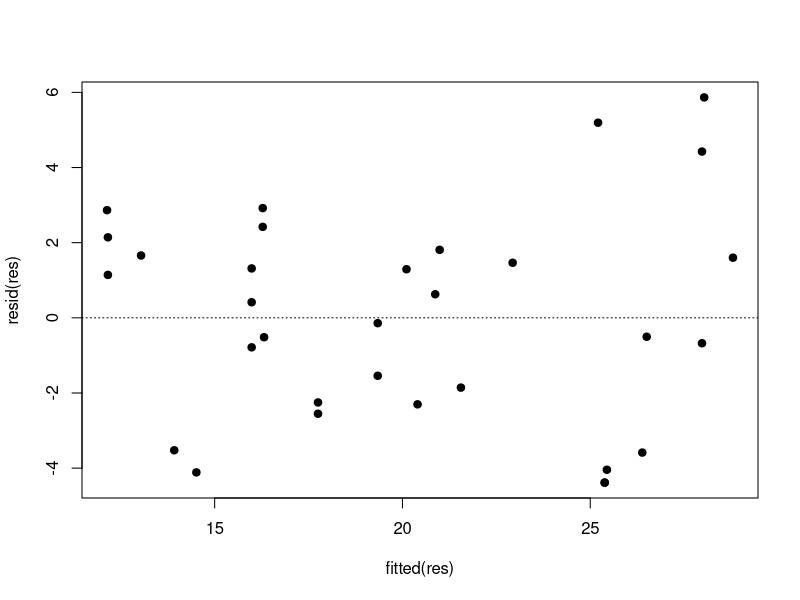
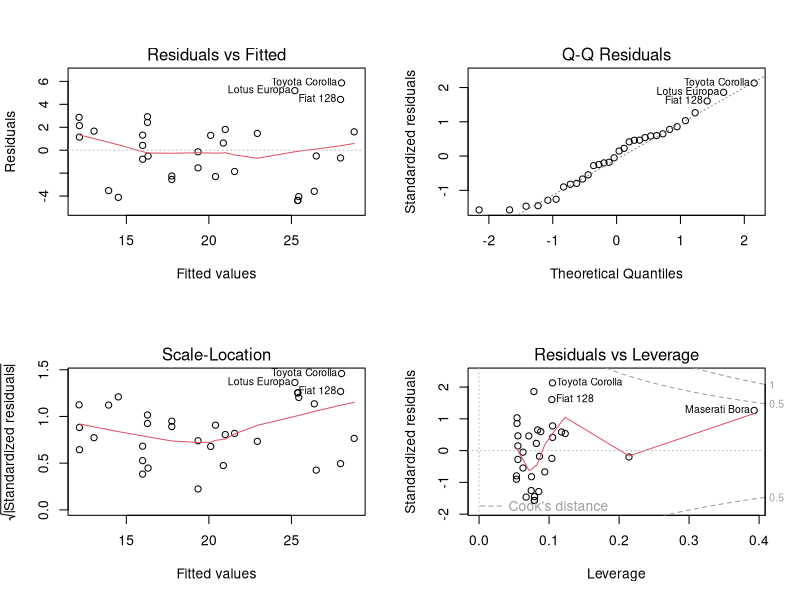
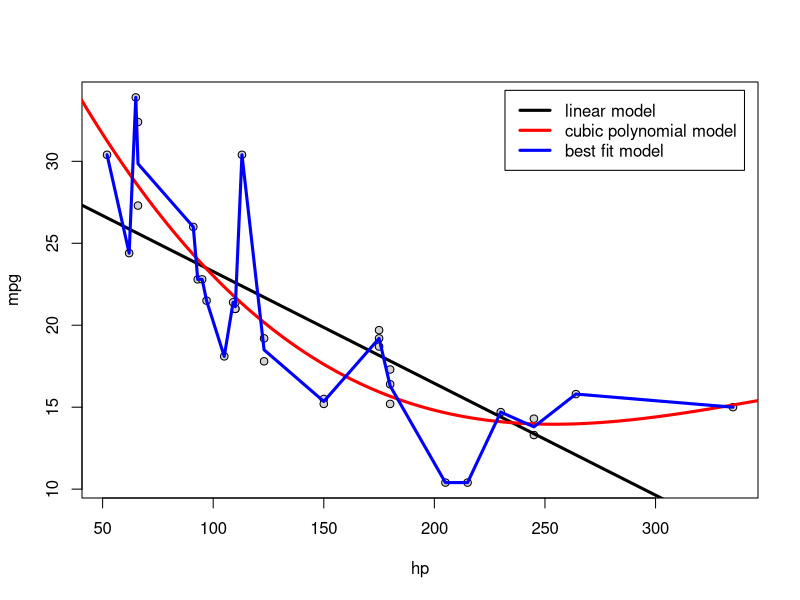

These figures' R source, in order:
############################################################################

# Open Online R Stream (https://www.wvbauer.com/doku.php/live_streams)
#
# By:   Wolfgang Viechtbauer (https://www.wvbauer.com)
# Date: 2023-11-02
#
# Topic(s):
# - An Introduction to R
#   https://cran.r-project.org/doc/manuals/r-release/R-intro.html
# - Section(s): 11.3 - 11.5
#
# last updated: 2023-11-08

############################################################################

## 11.3 Generic functions for extracting model information

# inspect the mtcars dataset again
mtcars

# fit a linear regression model predicting the miles per gallon (mpg) of the
# cars from their horsepower (hp) and whether it is an automatic or manual
# transmission (am; 0 = automatic, 1 = manual)
res <- lm(mpg ~ hp + am, data=mtcars)

# print the 'res' object
res

# the above is the same as calling the print() function on the object
print(res)

# as we can see, printing the 'res' object is rather uninformative; all this
# gives us info about the model that was fitted and the model coefficients

# the lm() function returns an object of class 'lm'
class(res)

# this is a list
is.list(res)

# if we just want to see what is inside of this list object, we can remove the
# class and just print the raw list contents
unclass(res)

# to get more information about the fitted model, use summary()
summary(res)

# we can extract the coefficients with coef()
coef(res)

# so we could manually compute the predicted average gas mileage of cars with
# hp=100 and am=1 (i.e., with manual transmission) as follows
b <- coef(res)
b[[1]] + b[[2]]*100 + b[[3]]*1

# as we saw earlier, res has an element called 'coefficients' and this is
# really just what coef() is extracting from res
res$coefficients

# note: if possible, use 'extractor functions' like coef() to get at elements
# inside model objects; then you don't have to worry about how things are
# stored internally in such objects

# extract the variance-covariance matrix of the coefficients
vcov(res)

# the square-root of the diagonal elements of this matrix are the standard
# errors of the regression coefficients (as shown in summary(res))
sqrt(diag(vcov(res)))

# extract the residuals
resid(res)

# extract the standardized residuals
rstandard(res)

# extract the fitted values
fitted(res)

# plot of the fitted values versus residuals
plot(fitted(res), resid(res), pch=19)
abline(h=0, lty="dotted")

# we can also directly call plot() on the model object
par(mfrow=c(2,2))
plot(res)
par(mfrow=c(1,1))

# this gives four different plots:
#
# 1) plot of the fitted values versus residuals
# 2) qq-plot of the standardized residuals
# 3) plot of the fitted values versus the square-root of the absolute value of
#    the standardized residuals
# 4) plot of the 'leverage' of the points versus the standardized residuals
#
# these different plots have different diagnostic purposes; to read a bit more
# about these plots (and others that can be created with plot() here), see:
help(plot.lm)

# above, we computed a predicted value manually; but we can use predict() to
# do the computations more conveniently
predict(res, newdata=data.frame(hp=100, am=1))

# with this, we can easily compute multiple predicted values simultaneously
predict(res, newdata=data.frame(hp=seq(60,200,by=20), am=1))

# look at the documentation of the predict method for lm objects
help(predict.lm)

# we see that we can get confidence intervals for the predictions by setting
# the 'interval' argument to "confidence" (with 95% CIs being the default)
predict(res, newdata=data.frame(hp=seq(60,200,by=20), am=1), interval="confidence")

# fit two models, one with just 'hp' as predictor and one with also 'am' as predictor
res0 <- lm(mpg ~ hp, data=mtcars)
res1 <- lm(mpg ~ hp + am, data=mtcars)

# model comparison (this is identical to testing the slope of 'am')
anova(res0, res1)
summary(res1)

# fit two models, one with just the intercept and one with both predictors
res0 <- lm(mpg ~ 1, data=mtcars)
res1 <- lm(mpg ~ hp + am, data=mtcars)

# sidenote: res0 is a model that doesn't take any of the characteristics of
# the cars into consideration when making a prediction about their gas
# mileage; or in other words, the estimated intercept of this model is equal
# to the average mpg value of the 32 cars in the dataset, and hence it
# predicts the same gas mileage for all 32 cars

# model comparison (this is identical to the omnibus F-test of the res1 model)
anova(res0, res1)
summary(res1)

# compare two more models, one with just 'hp' as predictor and the other one
# also with number of cylinders (as a factor / categorical predictor)
res0 <- lm(mpg ~ hp, data=mtcars)
res1 <- lm(mpg ~ hp + factor(cyl), data=mtcars)
anova(res0, res1)

# this is testing whether the cylinders factor as a whole is significant
# (while controlling for the horsepower of the cars)

# compare two more models, one assuming a linear relationship between 'hp' and
# gas mileage and one assuming a non-linear relationship (of the form of a
# cubic polynomial)
res0 <- lm(mpg ~ hp, data=mtcars)
res1 <- lm(mpg ~ poly(hp, degree=3), data=mtcars)
anova(res0, res1)

# plot the data and add the regression lines from the two models to the plot
plot(mpg ~ hp, data=mtcars, pch=21, bg="lightgray")
abline(res0, lwd=3)
hps <- 40:350
pred <- predict(res1, newdata=data.frame(hp=hps))
lines(hps, pred, lwd=3, col="red")

# treat hp as a categorical predictor
res2 <- lm(mpg ~ factor(hp), data=mtcars)
summary(res2)

# this model gives the best fit among all models that only take hp into
# consideration for making predictions about the gas mileage

# add the predicted values of this model to the plot
hps <- sort(unique(mtcars$hp))
pred <- predict(res2, newdata=data.frame(hp=hps))
lines(hps, pred, lwd=3, col="blue")

# add a legend
legend("topright", inset=.02, lty=1, col=c("black","red","blue"), lwd=3,
       legend=c("linear model", "cubic polynomial model", "best fit model"))

# now test if this model gives a significantly better fit than the model that
# assumes that the relationship is linear
anova(res0, res1)

# this is sometimes called the 'lack of linearity test' or 'lack of fit test'
# (which goes back to Fisher, 1922; https://doi.org/10.2307/2341124)

# fit a model with multiple predictors
res <- lm(mpg ~ hp + am + factor(cyl) + wt, data=mtcars)
summary(res)

# when we use anova() just on a single model like the one above, then we get a
# sequence of tests, so testing if adding hp to the model improves the fit
# (yes), testing if adding am to the model when hp is already included
# improves the fit (yes), testing if adding factor(cyl) improves the fit when
# hp and am are already included (yes), and finally whether adding wt improves
# the fit when all other predictors are already included (also yes)
anova(res)

############################################################################

## 11.4: Analysis of variance and model comparison

# a simple example of aov(): one-way analysis of variance (ANOVA)
res <- aov(mpg ~ factor(cyl), data=mtcars)
summary(res)

# using aov(), one can also fit more complex ANOVA-type models (e.g., with
# multiple between- and/or within-subject factors); depending on the model,
# this requires the use of Error() in the model formula and can get more
# complex; a nice package that can simplify the fitting of such models is the
# 'ez' package: https://cran.r-project.org/package=ez

# sidenote: we'll skip some of the other points being raised here

############################################################################

## 11.5: Updating fitted models

# fit a model
res1 <- lm(mpg ~ hp + am, data=mtcars)
summary(res1)

# update the model by adding some additional predictors
res2 <- update(res1, . ~ . + factor(cyl) + wt)
summary(res2)

# note: the period (.) in update() means: 'what was here before'

# update the model by removing some predictor
res3 <- update(res2, . ~ . - factor(cyl))
summary(res3)

# careful: outside of update(), the period in a formula has a different
# meaning, typically to stand for all variables (except for the outcome)
res <- lm(mpg ~ ., data=mtcars)
summary(res)

############################################################################
